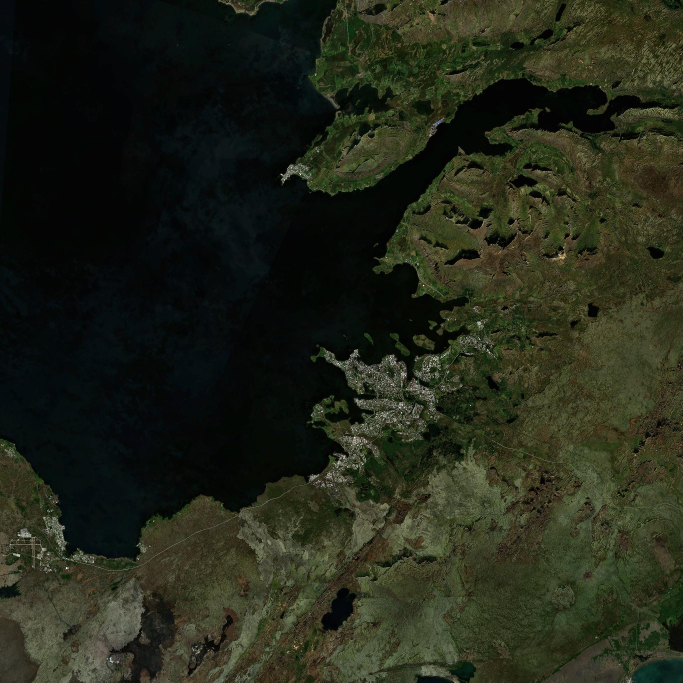
#> input picture powers-of-ten/data/tex/rvk_z11.jpg, 2048 x 2048 px, given in place of 15_14385_8706.png, which was not available (shown at 1/3 size)
$ python build_site.py
#> lines starting #> are read from the running program, lines starting #| are printed output that depends on the picture; pictures that were not available may be replaced by others from this repository, and a replacement may not be noted
# The street-level rung around Hallgrimskirkja: terrain, buildings and ground features from measured data.
#  - terrain: ArcticDEM (WGS84 ellipsoidal heights, via the Mapzen/AWS Terrarium tiles at zoom 15, ~2.1 m pixels).
#    It is a surface model (roofs and trees included), so buildings are masked out and the bare ground is
#    recovered with a grey-scale opening; the difference between the two gives each building's measured height.
#  - buildings and ground: OpenStreetMap (ODbL), including the church's own 3D parts with surveyed heights.
#  - roof colours: Sentinel-2 cloudless 2024 (EOX) at the roof's centre where OSM has no roof colour.
# Writes ../site_data.js (PTEN_SITE). Positions are ENU metres about the site origin, an ellipsoidal height in metres.
import json, math, os, base64, gzip, io
import numpy as np
from PIL import Image
from scipy import ndimage

HERE = os.path.dirname(os.path.abspath(__file__))
LAT0, LON0 = 64.14167, -21.92667            # the landing point (scale.js SITE)
A, F = 6378137.0, 1 / 298.257223563; E2 = F * (2 - F)
D = math.pi / 180
def ecef(lat, lon, h):
    la, lo = lat * D, lon * D; N = A / math.sqrt(1 - E2 * math.sin(la) ** 2)
    return np.array([(N + h) * math.cos(la) * math.cos(lo), (N + h) * math.cos(la) * math.sin(lo), (N * (1 - E2) + h) * math.sin(la)])
# [5 lines left out: function enu_axes, not called in this run]

# ---- DEM mosaic (zoom 15, tiles x 14385..14391, y 8706..8713) ----
Z = 15; NT = 2 ** Z; TX0, TY0, NTX, NTY = 14385, 8706, 7, 8
def tile(x, y):
#> called with x = 14385, y = 8706
    a = np.asarray(Image.open(f'{HERE}/dl/dem/15_{x}_{y}.png').convert('RGB')).astype(np.float64)
    return a[..., 0] * 256 + a[..., 1] + a[..., 2] / 256 - 32768
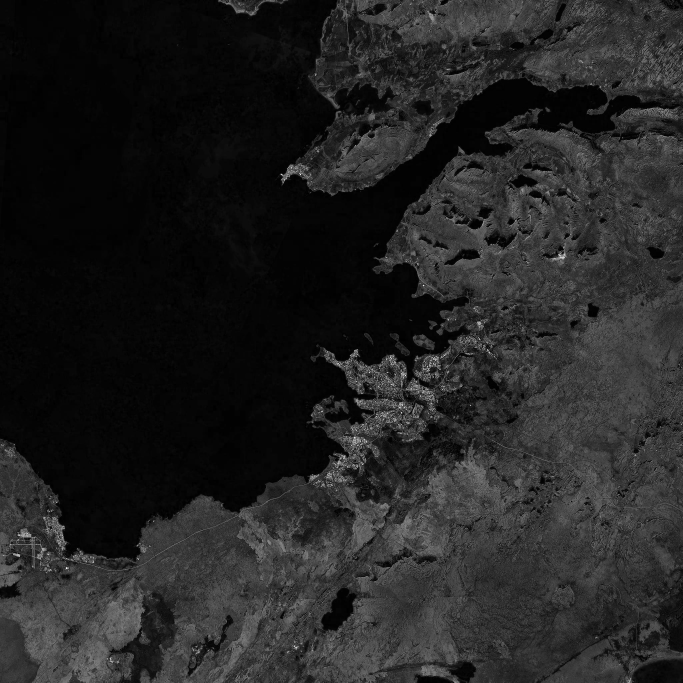
#> returned value: shape (2048, 2048) float64 (shown at 1/3 size); min -32768, max 32768, mean -23680.4; drawn with min black and max white
dsm = np.block([[tile(x, y) for x in range(TX0, TX0 + NTX)] for y in range(TY0, TY0 + NTY)])
#> call 2 of tile, with x = 14386, y = 8706
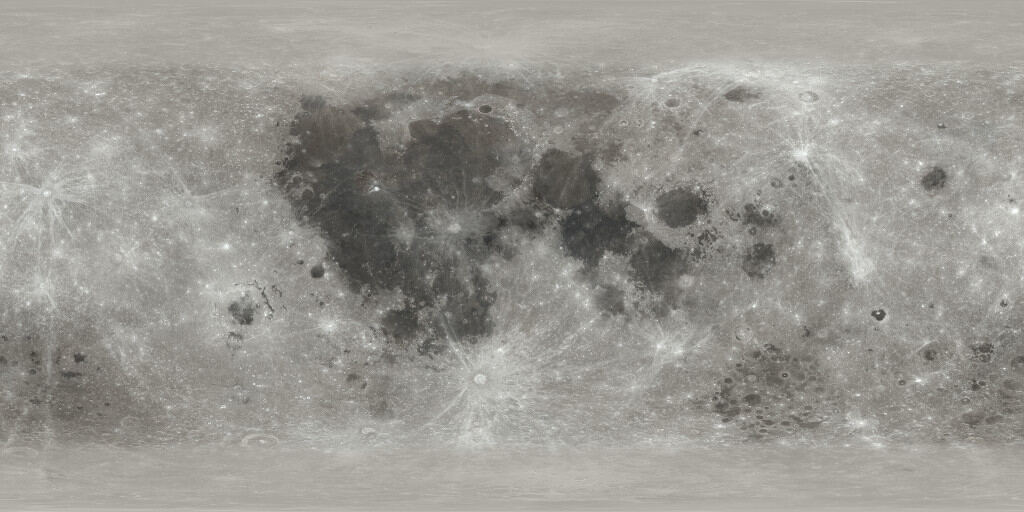
#> input picture powers-of-ten/data/tex/moon.jpg, 1024 x 512 px, given in place of 15_14386_8706.png, which was not available
#> in tile (call 2), `return a[..., 0] * 256 + a[..., 1] + a[..., 2] / 256 - 32768`:
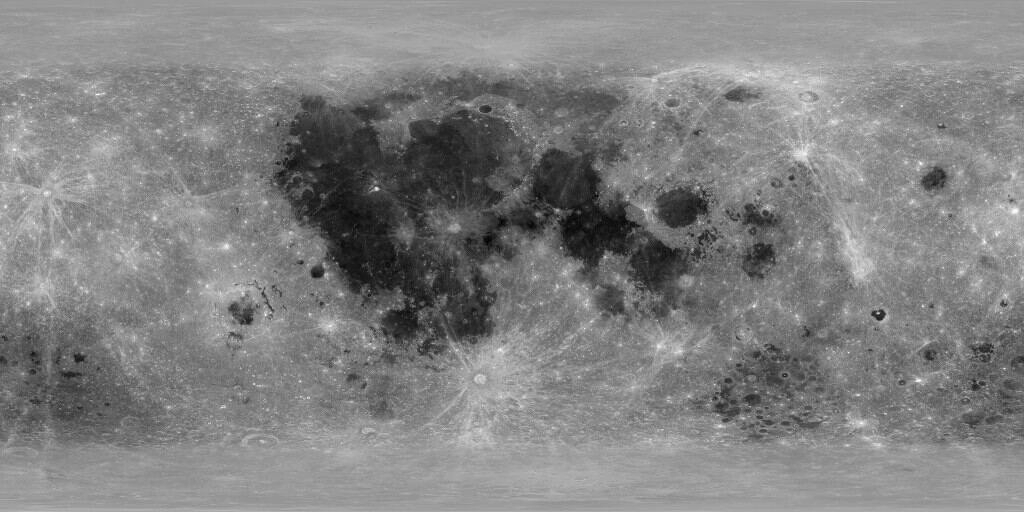
#> returned value: shape (512, 1024) float64; min -20688.8, max 32768, mean 6490; drawn with min black and max white
#> (the run stopped early here; a loop or call above may not have finished)
